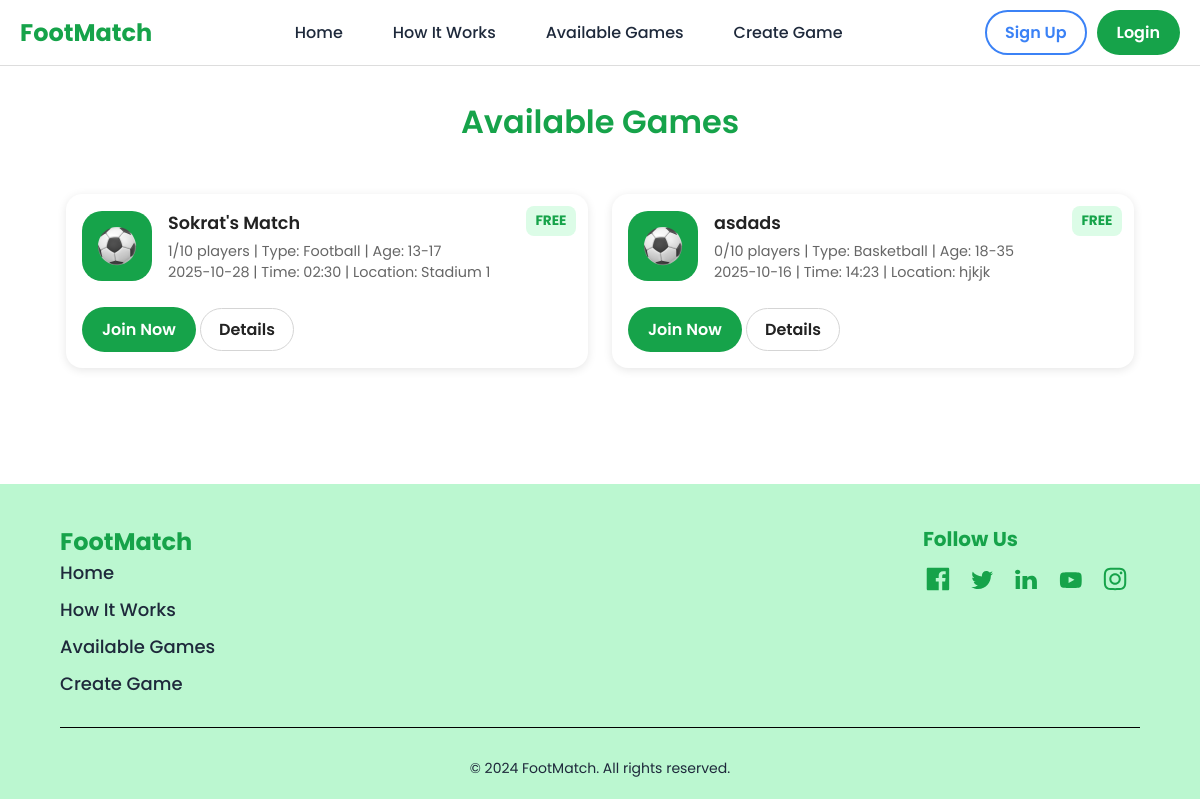
Screenshot of /available-games with the database file from the repository.
### app.py (models this page shows)
class Game(db.Model):
    id = db.Column(db.Integer, primary_key=True)
    game_name = db.Column(db.String(100), nullable=False)
    date = db.Column(db.String(20), nullable=False)
    time = db.Column(db.String(20), nullable=False)
    location = db.Column(db.String(100), nullable=False)
    sports_type = db.Column(db.String(50), nullable=False)
    player_capacity = db.Column(db.Integer, nullable=False)
    price = db.Column(db.Float, nullable=False)
    age = db.Column(db.String(15), nullable=False)
    description = db.Column(db.String(300))
    creator_id = db.Column(db.Integer, db.ForeignKey('user.id'))
    creator = db.relationship('User', backref='games')

### app.py (the view)
@app.route("/available-games")
def available_games():
    games = Game.query.all()
    error = request.args.get("error")
    success = request.args.get("success")
    return render_template("available-games.html", games=games, error=error, success=success)

### app.py (called while the page is built)
@app.context_processor
def inject_user_info():
    user_picture = session.get("picture")
    default_picture = url_for('static', filename='assets/profile-picture.png')
    return dict(
        picture=user_picture or default_picture,
        email=session.get("email"),
        name=session.get("name", "User")
    )

### templates/available-games.html (shortened to what this page needs)
<!DOCTYPE html>
<html lang="en">
<head>
    <link rel="stylesheet" href="{{ url_for('static', filename='css_folder/reset.css') }}">
    <link rel="stylesheet" href="{{ url_for('static', filename='css_folder/styles.css') }}">
    <link rel="stylesheet" href="{{ url_for('static', filename='css_folder/available-games.css') }}">
    <link rel="stylesheet" href="{{ url_for('static', filename='css_folder/error-messages.css') }}">
    <link rel="stylesheet" href="{{ url_for('static', filename='css_folder/header.css') }}">
</head>
<body>
    <section id="header">
        <header>
            <div class="header-container">
                <p id="title">FootMatch</p>
                <nav id="header-nav">
                    <a href="{{ url_for('home') }}#header">Home</a>
                    <a href="{{ url_for('home') }}#how-it-works">How It Works</a>
                    <a href="{{ url_for('available_games') }}">Available Games</a>
                    <a href="{{ url_for('create_game') }}">Create Game</a>
                </nav>
                <div id="header-right">
                    <div class="btn-spacer">
                        {% if "email" in session %}
                            <a href="{{ url_for('dashboard') }}" class="btn" id="sign-up-btn">Dashboard</a>
                            <a href="{{ url_for('logout') }}" class="btn" id="join-now-btn">Logout</a>
                            <a href="{{url_for('dashboard')}}">
                                <img src="{{ picture }}" alt="Profile Picture" class="profile-pic">
                            </a>
                        {% else %}
                            <a href="{{ url_for('sign_up') }}" class="btn" id="sign-up-btn">Sign Up</a>
                            <a href="{{ url_for('login') }}" class="btn btn-green" id="join-now-btn">Login</a>
                        {% endif %}
                    </div>
                </div>
            </div>
        </header>
    </section>
    <main>
        <section id="available-games">
            <h1 class="section-title">Available Games</h1>
            <div class="games-container">
                {% if games %}
                    {% for game in games %}
                    <div class="game-card">
                        <div class="game-card-top">
                            <div class="img-background">
                                <img src="{{ url_for('static', filename='assets/football-icon.svg') }}" alt="{{ game.sports_type }} Icon">
                            </div>
                            <div class="game-info">
                                <h2>{{ game.game_name }}</h2>
                                <p class="info">
                                    <span>{{ game.players|length }}/{{ game.player_capacity }} players</span> | Type: {{ game.sports_type }} | Age: {{ game.age }}
                                </p>
                                <p class="info">
                                    <span>{{ game.date }}</span> | Time: {{ game.time }} | Location: {{ game.location }}
                                    {% if session.get("user_id") %}
                                        {% set joined = game.players|selectattr("user_id", "equalto", session["user_id"])|list %}
                                    {% else %}
                                        {% set joined = [] %}
                                    {% endif %}
                                </p>
                            </div>
                        </div>
                        <div class="game-card-bottom">
                            <div class="buttons">
                                <form action="{{ url_for('join_game', game_id=game.id) }}" method="POST" style="display:inline;">
                                {% if joined %}
                                    <button type="submit" class="btn leave-btn" formaction="{{ url_for('leave_game', game_id=game.id) }}">
                                        Leave Game
                                    </button>
                                {% elif game.players|length >= game.player_capacity %}
                                    <button type="button" class="btn join-btn" disabled>Full</button>
                                {% else %}
                                    <button type="submit" class="btn join-btn">Join Now</button>
                                {% endif %}
                                </form>
                                <button
                                    class="btn details-btn"
                                    data-title="{{ game.game_name }}"
                                    data-info="Name: {{game.game_name}}; Date: {{game.date}}; Time: {{game.time}}; Type: {{ game.sports_type }}; Players: {{ game.players|length }}/{{ game.player_capacity }}; Price: {% if game.price == 0 %}Free{% else %}€{{ game.price }}{% endif %}; Age: {{game.age}}; Description: {{game.description}}">Details
                                </button>
                            </div>
                        </div>
                        <span class="price-tag {% if game.price == 0 %}free{% else %}paid{% endif %}">
                            {% if game.price == 0 %}FREE{% else %}€{{ game.price }}{% endif %}
                        </span>
                    </div>
                    {% endfor %}
                {% else %}
                    <p class="no-games">No games available yet. <a href="{{ url_for('create_game') }}">Create one here</a>.</p>
                {% endif %}
            </div>
        </section>
    </main>
    <footer>
        <div class="container">
            <div id="footer-content">
                <div id="footer-left">
                    <p id="footer-title">FootMatch</p>
                    <ul>
                        <li><a href="{{ url_for('home') }}#header">Home</a></li>
                        <li><a href="{{ url_for('home') }}#how-it-works">How It Works</a></li>
                        <li><a href="#header">Available Games</a></li>
                        <li><a href="{{ url_for('create_game') }}">Create Game</a></li>
                    </ul>
                </div>
                <div id="footer-right">
                    <p id="follow-us">Follow Us</p>
                    <img src="/static/assets/facebook.svg" alt="Facebook" />
                    <img src="/static/assets/twitter.svg" alt="Twitter" />
                    <img src="/static/assets/linkedin.svg" alt="LinkedIn" />
                    <img src="/static/assets/youtube.svg" alt="YouTube" />
                    <img src="/static/assets/instagram.svg" alt="Instagram" />
                </div>
            </div>
            <hr />
            <p id="rights">&copy; 2024 FootMatch. All rights reserved.</p>
        </div>
    </footer>
</body>
</html>

### static/css_folder/styles.css (style rules this page uses)
html { scroll-behavior: smooth; }
body { font-family: "Poppins", sans-serif; margin: 0; padding: 0; color: black; background-color: white; }
p { font-weight: 400; font-size: 20px; color: black; margin: 0; padding: 0; }
a { color: #1e293b; text-decoration: none; transition: color 0.3s; }
.btn { border: 2px solid transparent; border-radius: 25px; padding: 8px 18px; font-weight: 600; cursor: pointer; transition: all 0.3s; }
.section-title { color: #16a34a; font-size: 36px; margin: 50px 0; font-weight: bold; text-align: center; }
.btn-spacer { display: flex; justify-content: center; gap: 10px; }
footer { background-color: #bbf7d0; color: #16a34a; padding: 40px 0 20px; }
#footer-content { display: flex; justify-content: space-between; font-size: 16px; font-weight: 400; color: #1e293b; }
#footer-title { font-size: 24px; font-weight: bold; color: #16a34a; text-align: left; margin-bottom: 0; }
ul { list-style-type: none; padding: 0; margin: 0; margin-bottom: 30px; }
li { margin-bottom: 10px; list-style-type: none; }
li a { font-size: 18px; font-weight: 500; cursor: pointer; }
#follow-us { font-weight: bold; font-size: 20px; color: #16a34a; margin-bottom: 10px; }
#footer-right img { width: 30px; margin-right: 10px; }
hr { border: none; border-top: 1px solid black; margin: 0 0 10px 0; }
#rights { padding-top: 20px; text-align: center; color: #1e293b; font-size: 14px; }

### static/css_folder/available-games.css (style rules this page uses)
body { font-family: "Poppins", sans-serif; background-color: #ffffff; color: #222; margin: 0; padding: 0; }
.section-title { text-align: center; font-size: 2rem; margin: 2rem 0; font-weight: 600; }
.games-container { display: grid; grid-template-columns: repeat(auto-fit, minmax(320px, 1fr)); gap: 1.5rem; max-width: 1100px; margin: 0 auto; padding: 1rem; }
.game-card { display: flex; flex-direction: column; background: #fff; box-shadow: 0 2px 10px rgba(0,0,0,0.1); border-radius: 16px; padding: 1rem; transition: transform 0.2s ease; position: relative; }
.game-card-top { display: flex; align-items: center; margin-bottom: 0.5rem; }
.game-info { display: flex; flex-direction: column; }
.game-info h2 { font-size: 1.1rem; font-weight: 600; margin: 0 0 0.3rem 0; }
.game-info p { font-size: 0.9rem; margin: 0; }
.img-background { background-color: #16a34a; border-radius: 20px; display: flex; justify-content: center; align-items: center; height: 70px; width: 70px; margin-right: 1rem; }
.img-background img { width: 40px; height: 40px; border-radius: 50%; object-fit: cover; }
.game-card-bottom { display: flex; flex-direction: column; margin-top: 0.5rem; }
.info { font-size: 0.85rem; color: #666; margin: 0.2rem 0; }
.buttons { margin-top: 0.5rem; }
.btn { border-radius: 25px; padding: 8px 18px; font-weight: 600; cursor: pointer; transition: all 0.3s; }
.join-btn { background-color: #16a34a; color: white; }
button.btn.details-btn { background-color: #ffffff; border: 1px solid #d5d5d5; }
.price-tag { position: absolute; top: 12px; right: 12px; font-size: 0.85rem; font-weight: bold; padding: 0.3rem 0.6rem; border-radius: 8px; }
.price-tag.free { background-color: #dcfce7; color: #16a34a; }

### static/css_folder/header.css (style rules this page uses)
header { background-color: white; border-bottom: 1px solid #ddd; position: relative; }
.header-container { display: flex; align-items: center; justify-content: space-between; max-width: 1200px; margin: 0 auto; padding: 10px 20px; flex-wrap: wrap; }
.buttons { margin-top: 0.5rem; }
.btn { border: 2px solid transparent; border-radius: 25px; padding: 8px 18px; font-weight: 600; cursor: pointer; transition: all 0.3s; vertical-align: middle; }
.join-btn { background-color: #16a34a; color: white; }
.container { width: 90%; max-width: 1200px; margin: 0 auto; padding: 0 0px; }
#title { font-size: 24px; font-weight: bold; color: #16a34a; }
#header-nav { display: flex; gap:50px; }
#header-nav a { font-size: 16px; font-weight: 500; cursor: pointer; }
#sign-up-btn { color: #3b82f6; background-color: transparent; border: 2px solid #3b82f6; }
#join-now-btn { color: white; background-color: #16a34a; }

### rows the page displays
Game: game_name "Sokrat's Match", players|length "1", player_capacity "10", sports_type "Football", age "13-17", date "2025-10-28", time "02:30", location "Stadium 1", shows "Join Now", price "FREE"
Game: game_name "asdads", players|length "0", player_capacity "10", sports_type "Basketball", age "18-35", date "2025-10-16", time "14:23", location "hjkjk", shows "Join Now", price "FREE"
